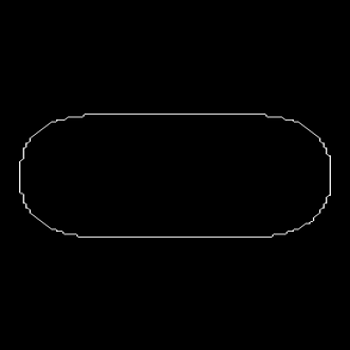
%> input picture 形状/diamond/12.png, 350 x 350 px; its folder holds 5 pictures in this run
$ octave test4.m   (GNU Octave 9; MATLAB toolbox functions it lacks are replaced by stand-ins)
%> lines starting %> are read from the running program, lines starting %| are printed output that depends on the picture; in (x1, y1, x2, y2) boxes, pixels count from 0 and x2, y2 are one past the last pixel; in counts of white or black regions, pixels touching at a corner belong together; the program's own positions count from 1
clc;
clear all;
file_path='C:\Users\dell\Desktop\毕设2\形状\diamond\';
img_path_list=dir(strcat(file_path,'*.png'));
img_num=length(img_path_list);
for pn=1:img_num
    image_name = img_path_list(pn).name;
    img_origin =  imread(strcat(file_path,image_name));
%> img_origin is the input picture: size 350x350 uint8; min 0, max 255, mean 1.8
    im = imbinarize(img_origin);
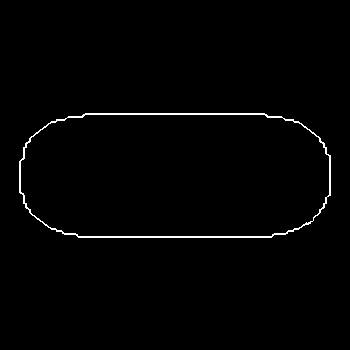
%> im: size 350x350 logical; 1.2% white in thin lines or dots, all inside (x1, y1, x2, y2) = (19, 113, 331, 238)
    b = bwboundaries(im);
%> b = 2 boundaries; box (x1, y1, x2, y2) and points: (19, 113, 331, 238) 753, (21, 115, 329, 236) 740
    boundary = b{1};
%> boundary = 753 rows, first 12: [162 20; 161 21; 160 22; 159 23; 158 24; 157 24; 156 24; 155 24; 154 24; 153 24; 152 24; 151 24]
    np=length(boundary);
%> np = 753
    s=sum(boundary,1);
%> s = [132865 132899]
    x=s(1,2)./np;
%> x = 176.5
    y=s(1,1)./np;
%> y = 176.4
    d=sqrt((boundary(:,2)-x).^2+(boundary(:,1)-y).^2);
%> d = 753 values, max 157.4 at index 722, min 61.55 at index 551, mean 111.1
    x=1:np;
%> x = 753 values from 1 to 753
    y=d;
%> y has the same summary as d
    N=100;
    xi=linspace(1,np,N);
%> xi = 100 values from 1 to 753
    yi=spline(x,y,xi);
%> yi = 100 values, max 157.4 at index 96, min 61.61 at index 73, mean 111.5
    xii=(0:N-1);
    yii=yi;
%> yii has the same summary as yi
    fd=fft(yii,N);
%     fd(1)=0;
    fd=fd./abs(fd(1));
    v=fd(1:35);
    v=v';
%     v=abs(v);
%     data=v;
    data=[real(v);imag(v)];
%> data = 70 values, max 1 at index 1, min -0.0655 at index 38, mean 0.0164
    filename=[num2str(pn) '.mat'];
    save(['E:\形状\test\diamond\', filename], 'data')
end
%> pass 2 of the loop `for pn=1:img_num`:
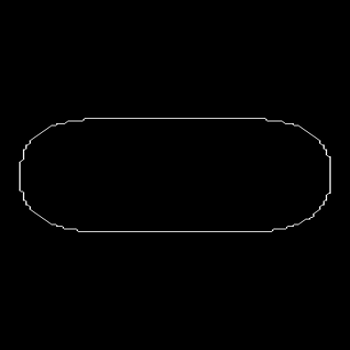
%> input picture 形状/diamond/13.png, 350 x 350 px
%> img_origin is the input picture: size 350x350 uint8; min 0, max 255, mean 1.6
%> `im = imbinarize(img_origin);`:
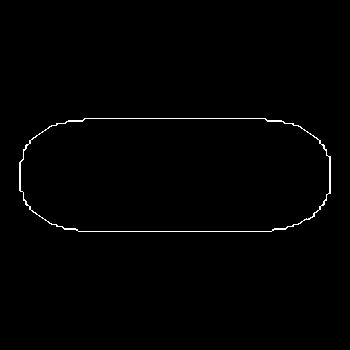
%> im: size 350x350 logical; 0.8% white in thin lines or dots, all inside (x1, y1, x2, y2) = (19, 118, 331, 232)
%> b = 2 boundaries; box (x1, y1, x2, y2) and points: (19, 118, 331, 232) 746, (21, 119, 329, 231) 724
%> boundary = 746 rows, first 12: [163 20; 162 21; 161 22; 160 23; 159 24; 158 24; 157 24; 156 24; 155 24; 154 24; 153 24; 152 24]
%> np = 746
%> s = [131127 131525]
%> `x=s(1,2)./np;`: x = 176.3
%> `y=s(1,1)./np;`: y = 175.8
%> d = 746 values, max 157 at index 718, min 56.23 at index 547, mean 108
%> `x=1:np;`: x = 746 values from 1 to 746
%> `y=d;`: y has the same summary as d
%> xi = 100 values from 1 to 746
%> yi = 100 values, max 156.8 at index 1, min 56.34 at index 74, mean 108.5
%> yii has the same summary as yi
%> data = 70 values, max 1 at index 1, min -0.0658 at index 38, mean 0.0166
%> pass 3 of the loop `for pn=1:img_num`:
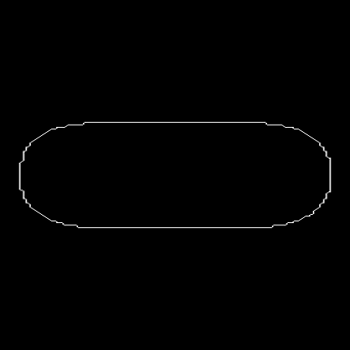
%> input picture 形状/diamond/14.png, 350 x 350 px
%> img_origin is the input picture: size 350x350 uint8; min 0, max 255, mean 1.5
%> `im = imbinarize(img_origin);`:
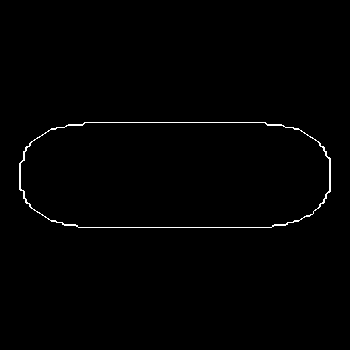
%> im: size 350x350 logical; 0.8% white in thin lines or dots, all inside (x1, y1, x2, y2) = (19, 122, 331, 228)
%> b = 2 boundaries; box (x1, y1, x2, y2) and points: (19, 122, 331, 228) 729, (21, 123, 329, 227) 711
%> boundary = 729 rows, first 12: [164 20; 163 21; 162 22; 161 23; 160 24; 159 24; 158 24; 157 24; 156 24; 155 24; 154 24; 153 24]
%> np = 729
%> s = [128193 128089]
%> `x=s(1,2)./np;`: x = 175.7
%> `y=s(1,1)./np;`: y = 175.8
%> d = 729 values, max 156.3 at index 703, min 52.15 at index 534, mean 105.1
%> `x=1:np;`: x = 729 values from 1 to 729
%> `y=d;`: y has the same summary as d
%> xi = 100 values from 1 to 729
%> yi = 100 values, max 156.2 at index 1, min 52.27 at index 74, mean 105.4
%> yii has the same summary as yi
%> data = 70 values, max 1 at index 1, min -0.0689 at index 38, mean 0.0168
%> the loop made 5 passes; the first 3 are shown
